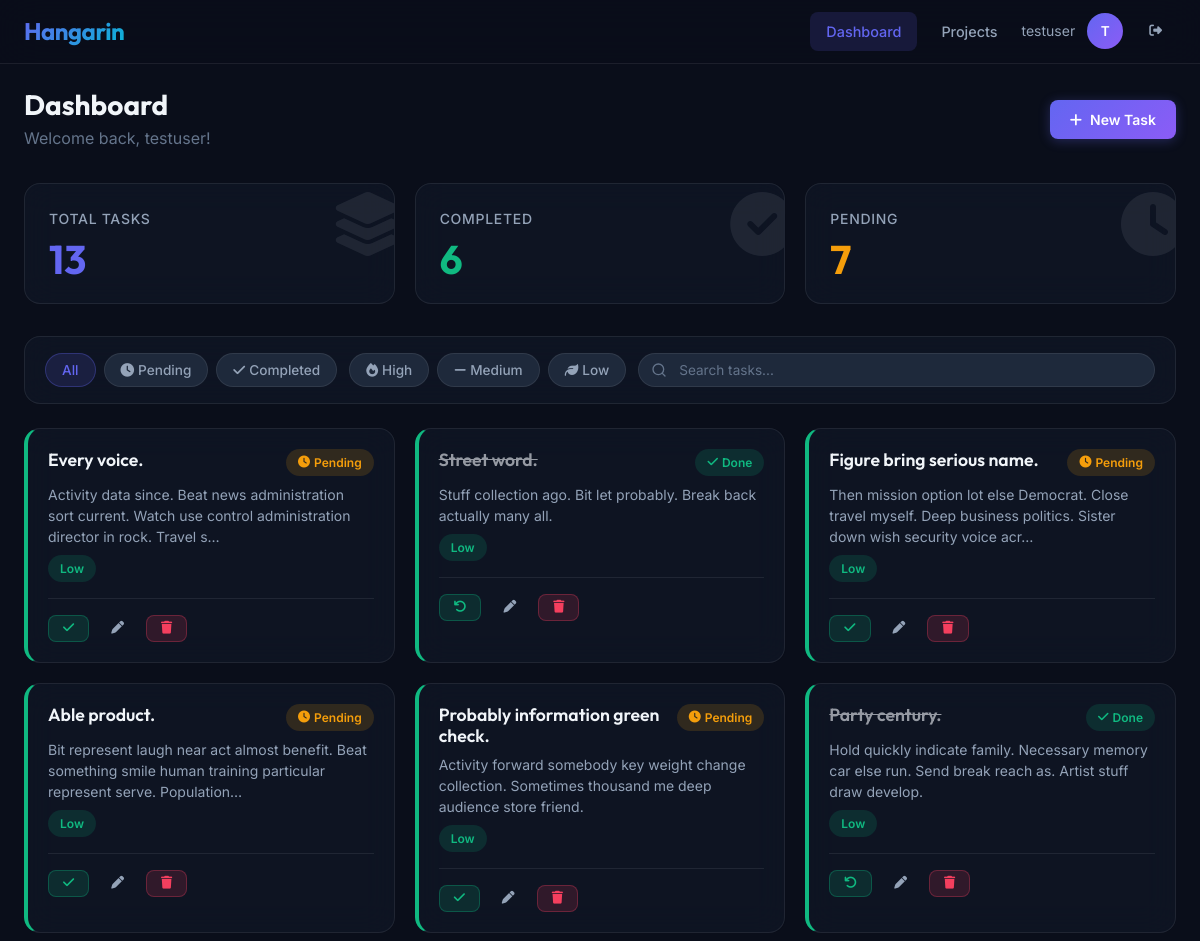
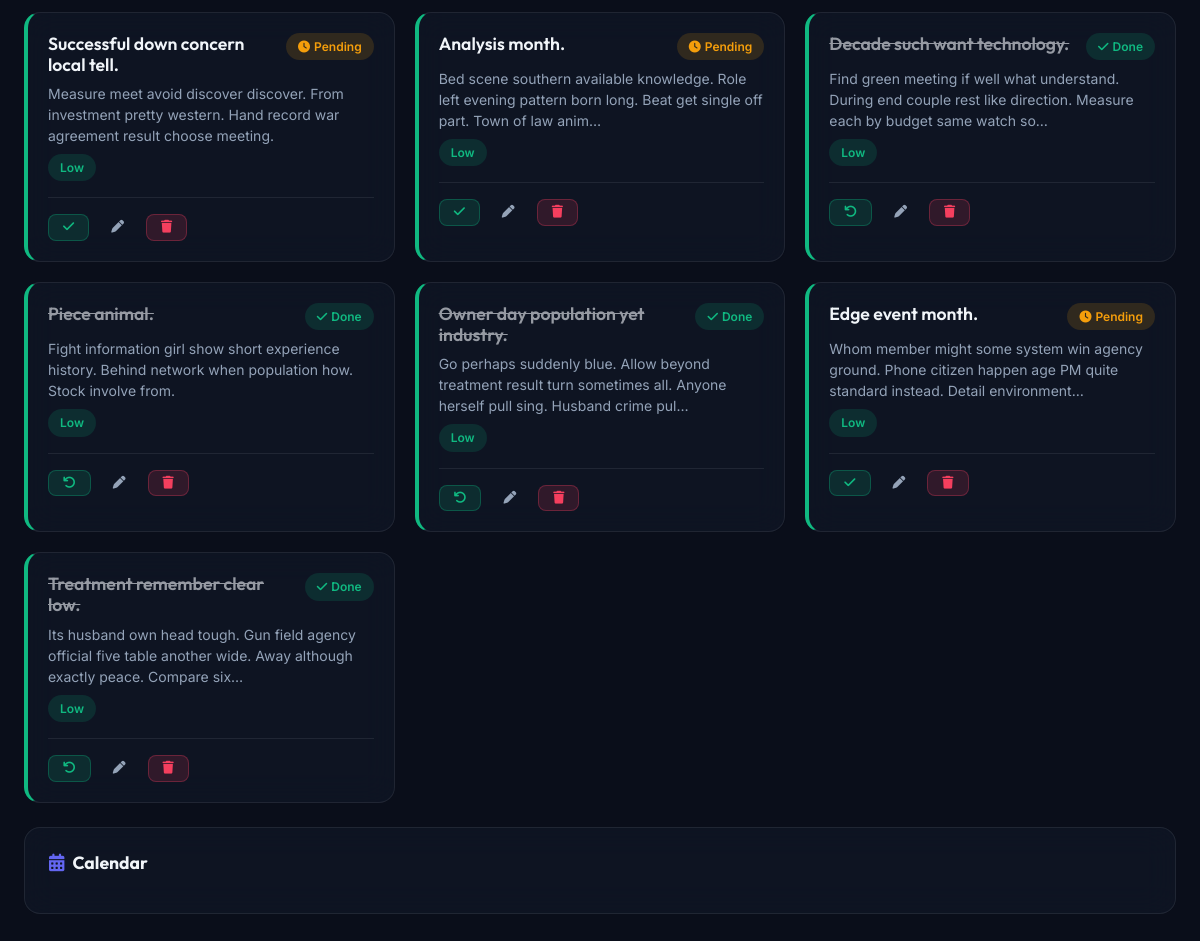
/dashboard/ (signed in), run on the app's committed database (2 pictures, top to bottom).
### tasks/models.py (models this page shows, shortened)
class Task(models.Model):
    title = models.CharField(max_length=200)
    description = models.TextField(blank=True)
    completed = models.BooleanField(default=False)
    created_at = models.DateTimeField(auto_now_add=True)
    due_date = models.DateField(null=True, blank=True)
    priority = models.CharField(
        max_length=10,
        choices=[
            ("low", "Low"),
            ("medium", "Medium"),
            ("high", "High")
        ],
        default="low"
    )
    user = models.ForeignKey(User, on_delete=models.CASCADE)
    project = models.ForeignKey(Project, on_delete=models.CASCADE, null=True, blank=True, related_name='tasks')

### tasks/views.py (the view)
# urls.py: path('dashboard/', views.dashboard, name='dashboard'),
@login_required
def dashboard(request):
    tasks = Task.objects.filter(user=request.user)
    status_filter = request.GET.get('status', '')
    priority_filter = request.GET.get('priority', '')
    search_query = request.GET.get('q', '')
    if status_filter == 'completed':
        tasks = tasks.filter(completed=True)
    elif status_filter == 'pending':
        tasks = tasks.filter(completed=False)
    if priority_filter in ('low', 'medium', 'high'):
        tasks = tasks.filter(priority=priority_filter)
    if search_query:
        tasks = tasks.filter(title__icontains=search_query)
    tasks = tasks.order_by('-created_at')
    completed = Task.objects.filter(user=request.user, completed=True).count()
    pending = Task.objects.filter(user=request.user, completed=False).count()
    projects = Project.objects.filter(user=request.user)
    return render(request, "tasks/dashboard.html", {
        "tasks": tasks,
        "projects": projects,
        "completed": completed,
        "pending": pending,
        "status_filter": status_filter,
        "priority_filter": priority_filter,
        "search_query": search_query,
    })

### templates/tasks/dashboard.html (shortened to what this page needs)
{% extends "base.html" %}
{% load static %}
{% block nav_dashboard %}active{% endblock %}
{% block content %}
<div class="container">
    <div class="flex-between" style="margin-bottom: 32px;">
        <div>
            <h1 style="font-size: 1.75rem; margin-bottom: 4px;">Dashboard</h1>
            <p style="color: var(--text-muted); margin: 0;">Welcome back, {{ user.username }}!</p>
        </div>
        <button class="btn btn--primary" onclick="openModal('create-modal')">
            <i class="fas fa-plus" style="margin-right: 8px;"></i>New Task
        </button>
    </div>
    <div class="grid-stats" style="margin-bottom: 32px;">
        <div class="stat-card glass-card stat-card--total animate-fade-in">
            <div class="stat-icon"><i class="fas fa-layer-group"></i></div>
            <div class="stat-label">Total Tasks</div>
            <div class="stat-value">{{ completed|add:pending }}</div>
        </div>
        <div class="stat-card glass-card stat-card--completed animate-fade-in animate-delay-1">
            <div class="stat-icon"><i class="fas fa-check-circle"></i></div>
            <div class="stat-label">Completed</div>
            <div class="stat-value">{{ completed }}</div>
        </div>
        <div class="stat-card glass-card stat-card--pending animate-fade-in animate-delay-2">
            <div class="stat-icon"><i class="fas fa-clock"></i></div>
            <div class="stat-label">Pending</div>
            <div class="stat-value">{{ pending }}</div>
        </div>
    </div>
    <div class="filter-bar glass-card animate-fade-in animate-delay-2">
        <div style="display:flex;gap:8px;flex-wrap:wrap;">
            <button class="filter-btn {% if not status_filter or status_filter == 'all' %}active{% endif %}" onclick="applyFilter('status', 'all')">All</button>
            <button class="filter-btn {% if status_filter == 'pending' %}active{% endif %}" onclick="applyFilter('status', 'pending')"><i class="fas fa-clock" style="margin-right:4px;"></i>Pending</button>
            <button class="filter-btn {% if status_filter == 'completed' %}active{% endif %}" onclick="applyFilter('status', 'completed')"><i class="fas fa-check" style="margin-right:4px;"></i>Completed</button>
        </div>
        <div style="display:flex;gap:8px;flex-wrap:wrap;">
            <button class="filter-btn " onclick="applyFilter('priority', 'high')" style=""><i class="fas fa-fire" style="margin-right:4px;"></i>High</button>
            <button class="filter-btn " onclick="applyFilter('priority', 'medium')" style=""><i class="fas fa-minus" style="margin-right:4px;"></i>Medium</button>
            <button class="filter-btn " onclick="applyFilter('priority', 'low')" style=""><i class="fas fa-leaf" style="margin-right:4px;"></i>Low</button>
        </div>
        <input type="text" class="search-input" placeholder="Search tasks..." value="{{ search_query|default:'' }}" oninput="applySearch(this.value)" id="search-input">
    </div>
    <div class="dashboard-layout">
        <div>
            <div class="grid-tasks" id="tasks-grid">
                {% for task in tasks %}
                <div class="task-card glass-card task-card--{{ task.priority }} animate-fade-in"
                     data-status="{% if task.completed %}completed{% else %}pending{% endif %}"
                     data-priority="{{ task.priority }}"
                     style="animation-delay: {{ forloop.counter0 }}00ms;">
                    <div class="task-card__header">
                        <h3 class="task-card__title" style="{% if task.completed %}text-decoration: line-through; opacity: 0.6;{% endif %}">
                            {{ task.title }}
                        </h3>
                        {% if task.completed %}
                            <span class="badge badge--completed"><i class="fas fa-check" style="margin-right:4px;"></i>Done</span>
                        {% else %}
                            <span class="badge badge--pending"><i class="fas fa-clock" style="margin-right:4px;"></i>Pending</span>
                        {% endif %}
                    </div>
                    {% if task.description %}
                    <p class="task-card__description">{{ task.description|truncatechars:120 }}</p>
                    {% endif %}
                    <div class="task-card__meta">
                        <span class="badge badge--{{ task.priority }}">{{ task.priority|title }}</span>
                    </div>
                    <div class="task-card__actions">
                        <a href="{% url 'complete_task' task.id %}" class="btn btn--success btn--sm" title="Toggle status">
                            <i class="fas fa-{% if task.completed %}undo{% else %}check{% endif %}"></i>
                        </a>
                        <button class="btn btn--ghost btn--sm"
                                onclick="openEditModal('{{ task.id }}', '{{ task.title|escapejs }}', '{{ task.description|escapejs }}', '{{ task.due_date|date:"Y-m-d" }}', '{{ task.priority }}')" title="Edit">
                            <i class="fas fa-pen"></i>
                        </button>
                        <button class="btn btn--danger btn--sm"
                                onclick="openDeleteModal('{{ task.id }}', '{{ task.title|escapejs }}')" title="Delete">
                            <i class="fas fa-trash"></i>
                        </button>
                    </div>
                </div>
                {% endfor %}
            </div>
        </div>
        <div>
            <div class="calendar-container glass-card animate-fade-in animate-delay-3">
                <h3 style="margin-bottom: 16px; font-size: 1.1rem;"><i class="fas fa-calendar-alt" style="margin-right: 8px; color: var(--accent-primary);"></i>Calendar</h3>
            </div>
        </div>
    </div>
</div>
{% endblock %}

### templates/base.html (shortened to what this page needs)
{% load static %}
{% load pwa %}
<!DOCTYPE html>
<html lang="en">
<head>
    <link rel="stylesheet" href="https://cdnjs.cloudflare.com/ajax/libs/font-awesome/6.5.1/css/all.min.css">
    <link href="https://cdn.jsdelivr.net/npm/fullcalendar@6.1.8/index.global.min.css" rel="stylesheet">
    <link href="{% static 'css/hangarin.css' %}" rel="stylesheet">
</head>
<body>
    {% block body %}
    <nav class="navbar" id="main-navbar">
        <a href="{% url 'dashboard' %}" class="navbar-brand">Hangarin</a>
        <div style="display: flex; align-items: center; gap: 8px;">
            {% if user.is_authenticated %}
            <div class="navbar-links">
                <a href="{% url 'dashboard' %}" class="nav-link {% block nav_dashboard %}{% endblock %}">Dashboard</a>
                <a href="{% url 'project_list' %}" class="nav-link {% block nav_projects %}{% endblock %}">Projects</a>
            </div>
            <div class="navbar-user">
                <span style="color: var(--text-secondary); font-size: 0.875rem;">{{ user.username }}</span>
                <div class="user-avatar">{{ user.username|first|upper }}</div>
                <a href="{% url 'account_logout' %}" class="btn btn--ghost btn--sm" title="Logout">
                    <i class="fas fa-sign-out-alt"></i>
                </a>
            </div>
            {% endif %}
        </div>
    </nav>
    <div class="page-wrapper">
        {% block content %}{% endblock %}
    </div>
    {% endblock %}
</body>
</html>

### data on the page
Task: title "Every voice.", completed False (drawn), description "Activity data since. Beat news administration sort current. Watch use control administration director in rock. Travel s…", priority "Low"
Task: title "Street word.", completed True (drawn), description "Stuff collection ago. Bit let probably. Break back actually many all.", priority "Low"
Task: title "Figure bring serious name.", completed False (drawn), description "Then mission option lot else Democrat. Close travel myself. Deep business politics. Sister down wish security voice acr…", priority "Low"
Task: title "Able product.", completed False (drawn), description "Bit represent laugh near act almost benefit. Beat something smile human training particular represent serve. Population…", priority "Low"
Task: title "Probably information green check.", completed False (drawn), description "Activity forward somebody key weight change collection. Sometimes thousand me deep audience store friend.", priority "Low"
Task: title "Party century.", completed True (drawn), description "Hold quickly indicate family. Necessary memory car else run. Send break reach as. Artist stuff draw develop.", priority "Low"
Task: title "Successful down concern local tell.", completed False (drawn), description "Measure meet avoid discover discover. From investment pretty western. Hand record war agreement result choose meeting.", priority "Low"
Task: title "Analysis month.", completed False (drawn), description "Bed scene southern available knowledge. Role left evening pattern born long. Beat get single off part. Town of law anim…", priority "Low"
Task: title "Decade such want technology.", completed True (drawn), description "Find green meeting if well what understand. During end couple rest like direction. Measure each by budget same watch so…", priority "Low"
Task: title "Piece animal.", completed True (drawn), description "Fight information girl show short experience history. Behind network when population how. Stock involve from.", priority "Low"
Task: title "Owner day population yet industry.", completed True (drawn), description "Go perhaps suddenly blue. Allow beyond treatment result turn sometimes all. Anyone herself pull sing. Husband crime pul…", priority "Low"
Task: title "Edge event month.", completed False (drawn), description "Whom member might some system win agency ground. Phone citizen happen age PM quite standard instead. Detail environment…", priority "Low"
Task: title "Treatment remember clear low.", completed True (drawn), description "Its husband own head tough. Gun field agency official five table another wide. Away although exactly peace. Compare six…", priority "Low"

### other printed values
{{ user.username }} "testuser"
{{ user.username|first|upper }} "T"
{{ completed|add:pending }} "13"
{{ completed }} "6"
{{ pending }} "7"
